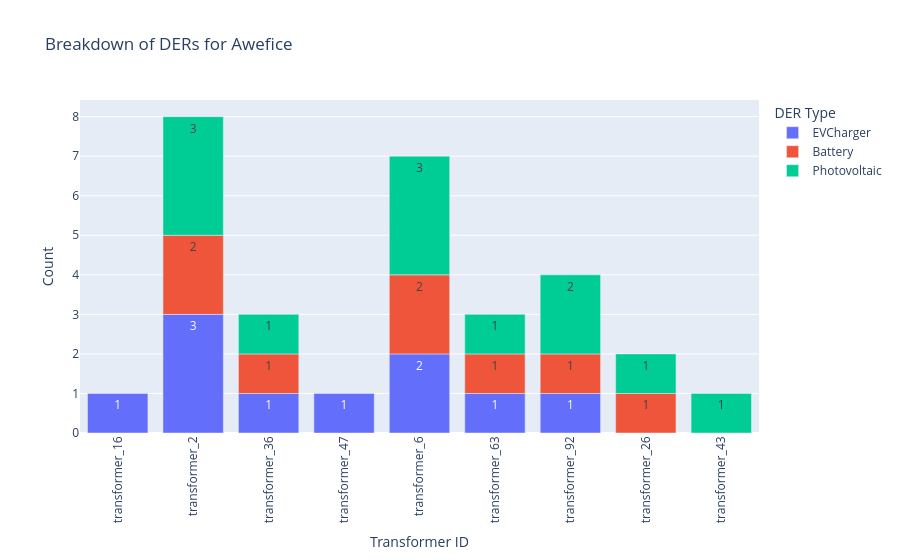

Here is the notebook cell this chart was saved with:
### Markdown cell above
Bar chart of DER counts.

### Code cell
plot_count_bar(df, grid_id, is_entire_grid=True)

### Figure 1 — Plotly figure (JSON) as saved in the notebook; plotly's stock layout.template omitted (floating-point values rounded to 4 significant figures)
{"data": [{"alignmentgroup": "True", "hovertemplate": "DER Type=EVCharger<br>Transformer ID=%{x}<br>Count=%{y}<extra></extra>", "legendgroup": "EVCharger", "marker": {"color": "#636efa", "pattern": {"shape": ""}}, "name": "EVCharger", "offsetgroup": "EVCharger", "orientation": "v", "showlegend": true, "textposition": "auto", "texttemplate": "%{y}", "type": "bar", "x": ["transformer_16", "transformer_2", "transformer_36", "transformer_47", "transformer_6", "transformer_63", "transformer_92"], "xaxis": "x", "y": [1, 3, 1, 1, 2, 1, 1], "yaxis": "y"}, {"alignmentgroup": "True", "hovertemplate": "DER Type=Battery<br>Transformer ID=%{x}<br>Count=%{y}<extra></extra>", "legendgroup": "Battery", "marker": {"color": "#EF553B", "pattern": {"shape": ""}}, "name": "Battery", "offsetgroup": "Battery", "orientation": "v", "showlegend": true, "textposition": "auto", "texttemplate": "%{y}", "type": "bar", "x": ["transformer_2", "transformer_26", "transformer_36", "transformer_6", "transformer_63", "transformer_92"], "xaxis": "x", "y": [2, 1, 1, 2, 1, 1], "yaxis": "y"}, {"alignmentgroup": "True", "hovertemplate": "DER Type=Photovoltaic<br>Transformer ID=%{x}<br>Count=%{y}<extra></extra>", "legendgroup": "Photovoltaic", "marker": {"color": "#00cc96", "pattern": {"shape": ""}}, "name": "Photovoltaic", "offsetgroup": "Photovoltaic", "orientation": "v", "showlegend": true, "textposition": "auto", "texttemplate": "%{y}", "type": "bar", "x": ["transformer_2", "transformer_26", "transformer_36", "transformer_43", "transformer_6", "transformer_63", "transformer_92"], "xaxis": "x", "y": [3, 1, 1, 1, 3, 1, 2], "yaxis": "y"}], "layout": {"barmode": "relative", "legend": {"title": {"text": "DER Type"}, "tracegroupgap": 0}, "title": {"text": "Breakdown of DERs for Awefice"}, "xaxis": {"anchor": "y", "domain": [0, 1], "tickangle": -90, "title": {"text": "Transformer ID"}}, "yaxis": {"anchor": "x", "domain": [0, 1], "title": {"text": "Count"}}}}
